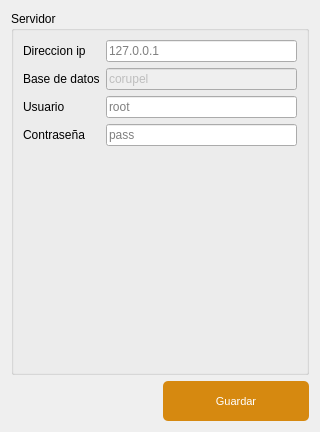
<?xml version="1.0" encoding="UTF-8"?>
<ui version="4.0">
 <class>Form</class>
 <widget class="QWidget" name="Form">
  <property name="geometry">
   <rect>
    <x>0</x>
    <y>0</y>
    <width>320</width>
    <height>432</height>
   </rect>
  </property>
  <property name="windowTitle">
   <string>Form</string>
  </property>
  <layout class="QGridLayout" name="gridLayout">
   <item row="1" column="1">
    <widget class="QPushButton" name="btn_guardar">
     <property name="sizePolicy">
      <sizepolicy hsizetype="Expanding" vsizetype="Expanding">
       <horstretch>0</horstretch>
       <verstretch>0</verstretch>
      </sizepolicy>
     </property>
     <property name="maximumSize">
      <size>
       <width>16777215</width>
       <height>40</height>
      </size>
     </property>
     <property name="styleSheet">
      <string notr="true">#btn_guardar{
	background-color: #D68910  ;
	color: #ffffff;
	font-family: 'Ariall';
	font-size: 11px;
	border-radius: 5px;
	}

#btn_guardar:hover{
	background-color: #F1C40F ;
	}</string>
     </property>
     <property name="text">
      <string>Guardar</string>
     </property>
     <property name="icon">
      <iconset>
       <normaloff>ico/save.ico</normaloff>ico/save.ico</iconset>
     </property>
     <property name="iconSize">
      <size>
       <width>40</width>
       <height>40</height>
      </size>
     </property>
    </widget>
   </item>
   <item row="1" column="0">
    <spacer name="horizontalSpacer">
     <property name="orientation">
      <enum>Qt::Horizontal</enum>
     </property>
     <property name="sizeHint" stdset="0">
      <size>
       <width>40</width>
       <height>20</height>
      </size>
     </property>
    </spacer>
   </item>
   <item row="0" column="0" colspan="2">
    <widget class="QGroupBox" name="groupBox_2">
     <property name="title">
      <string>Servidor</string>
     </property>
     <layout class="QFormLayout" name="formLayout_2">
      <item row="0" column="0">
       <widget class="QLabel" name="label_direccion">
        <property name="text">
         <string>Direccion ip</string>
        </property>
       </widget>
      </item>
      <item row="0" column="1">
       <widget class="QLineEdit" name="host">
        <property name="placeholderText">
         <string>127.0.0.1</string>
        </property>
       </widget>
      </item>
      <item row="4" column="0">
       <widget class="QLabel" name="label_contrasea">
        <property name="text">
         <string>Contraseña</string>
        </property>
       </widget>
      </item>
      <item row="3" column="1">
       <widget class="QLineEdit" name="user">
        <property name="placeholderText">
         <string>root</string>
        </property>
       </widget>
      </item>
      <item row="3" column="0">
       <widget class="QLabel" name="label_usuario">
        <property name="text">
         <string>Usuario</string>
        </property>
       </widget>
      </item>
      <item row="4" column="1">
       <widget class="QLineEdit" name="password">
        <property name="inputMethodHints">
         <set>Qt::ImhHiddenText|Qt::ImhNoAutoUppercase|Qt::ImhNoPredictiveText|Qt::ImhSensitiveData</set>
        </property>
        <property name="echoMode">
         <enum>QLineEdit::Password</enum>
        </property>
        <property name="placeholderText">
         <string>pass</string>
        </property>
       </widget>
      </item>
      <item row="2" column="0">
       <widget class="QLabel" name="label_database">
        <property name="text">
         <string>Base de datos</string>
        </property>
       </widget>
      </item>
      <item row="2" column="1">
       <widget class="QLineEdit" name="database">
        <property name="enabled">
         <bool>false</bool>
        </property>
        <property name="text">
         <string>corupel</string>
        </property>
       </widget>
      </item>
     </layout>
    </widget>
   </item>
  </layout>
 </widget>
 <resources/>
 <connections/>
</ui>
